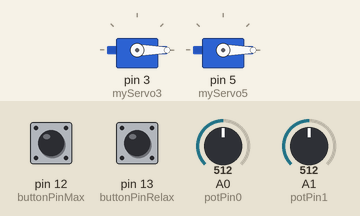
Recording of a sketch running on a simulated Arduino Uno, built with avr-gcc and run on an emulated ATmega328P. Parts: 2 × servo. The inputs (shaded band) are chosen by the test bench; at power-on: A0 (potPin0) = 512, A1 (potPin1) = 512, pin 12 (buttonPinMax) LOW, pin 13 (buttonPinRelax) LOW.

Above: at 1.2 s.
1.3 s: A0 (potPin0) set to 716
At 2.1 s:
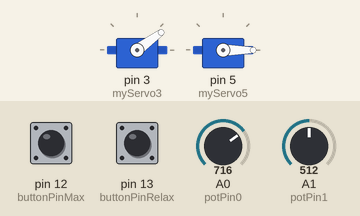
2.8 s: A1 (potPin1) set to 716
At 3.2 s:
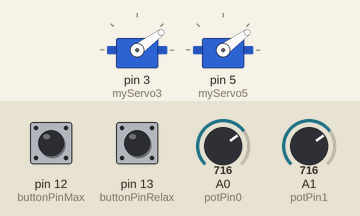
4.3 s: pin 12 (buttonPinMax) pulled HIGH for 0.15 s
At 5.5 s:
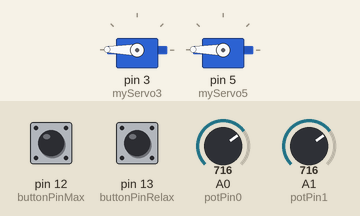
5.9 s: A0 (potPin0) set to 900
At 6.8 s:
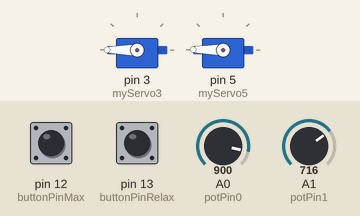
7.4 s: A1 (potPin1) set to 900
At 7.9 s:
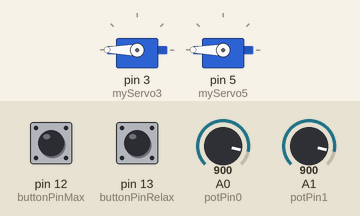
8.9 s: A0 (potPin0) set to 511
At 10.3 s:
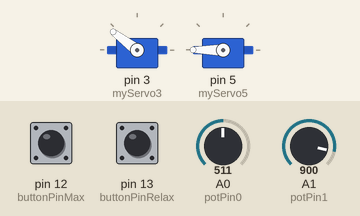
Timing chart, 0 to 11.4 s (numbered marks = the images above; inputs shaded):
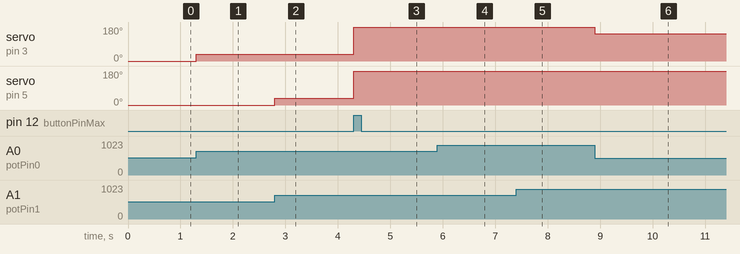

The sketch:

default_angles.ino
```cpp
#include <Servo.h>

Servo myServo3;
Servo myServo5;

int const potPin0 = A0;
int potVal0;
int potVal0_previous;
int angle0;


int const potPin1 = A1;
int potVal1;
int potVal1_previous;
int angle1;


const int buttonPinRelax = 13;
int buttonStateRelax = 0;

const int buttonPinMax = 12;
int buttonStateMax = 0;

void setup() {

  myServo3.attach(3);
  myServo5.attach(5);

  //for debugging
  Serial.begin(9600);

  potVal0_previous = analogRead(potPin0);
  potVal1_previous = analogRead(potPin1);

}

int new_angle(int angle, int potValue, int potValue_previous) {
  potValue = map(potValue, 0, 1023, 0, 179);
  potValue_previous = map(potValue_previous, 0, 1023, 0, 179);

  int difference = potValue - potValue_previous;
  int new_angle = angle + difference;

  if (new_angle > 1023) {
    return 179;
  }
  if (new_angle < 0) {
    return 0;
  }
  return new_angle;
}

void loop() {

  buttonStateRelax = digitalRead(buttonPinRelax);
  buttonStateMax = digitalRead(buttonPinMax);

  if (buttonStateRelax == HIGH) {
    angle0 = 0;
    angle1 = 0;
    myServo3.write(0);
    myServo5.write(0);
  }
  if (buttonStateMax == HIGH) {
    angle0 = 179;
    angle1 = 179;
    myServo3.write(179);
    myServo5.write(179);
  }

  potVal0 = analogRead(potPin0);
  angle0 = new_angle(angle0, potVal0, potVal0_previous);
  myServo3.write(angle0);
  potVal0_previous = potVal0;


  potVal1 = analogRead(potPin1);
  angle1 = new_angle(angle1, potVal1, potVal1_previous);
  myServo5.write(angle1);
  potVal1_previous = potVal1;


}
```

Measured:
- after the input at 1.3 s, servo on pin 3 (myServo3): 0° → 36° at once
- after the input at 2.8 s, servo on pin 5 (myServo5): 0° → 36° at once
- after the input at 4.3 s, servo on pin 3 (myServo3), servo on pin 5 (myServo5): 36° → 179° at once
- after the input at 5.9 s, servo on pin 3 (myServo3): 179° → 180° at once
- after the input at 7.4 s, servo on pin 5 (myServo5): 179° → 180° at once
- after the input at 8.9 s, servo on pin 3 (myServo3): 180° → 143° at once
